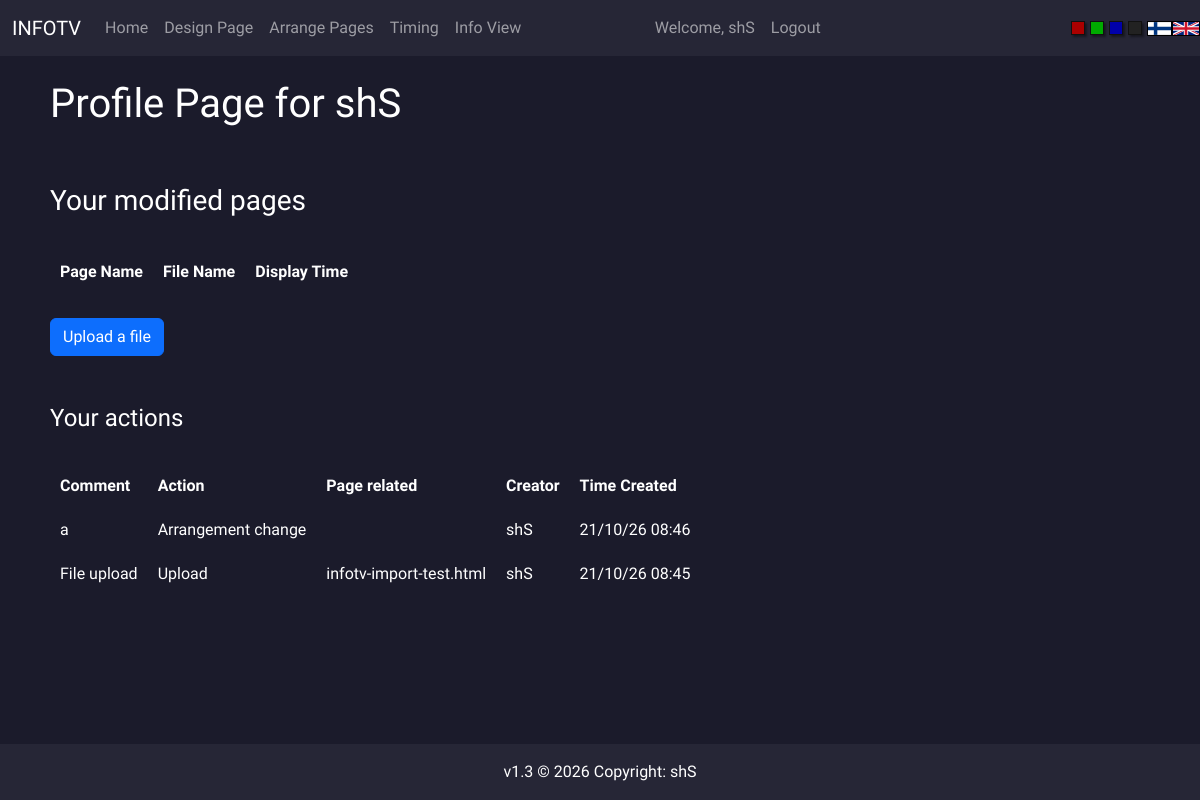
The app's page /profile (signed in), older data.
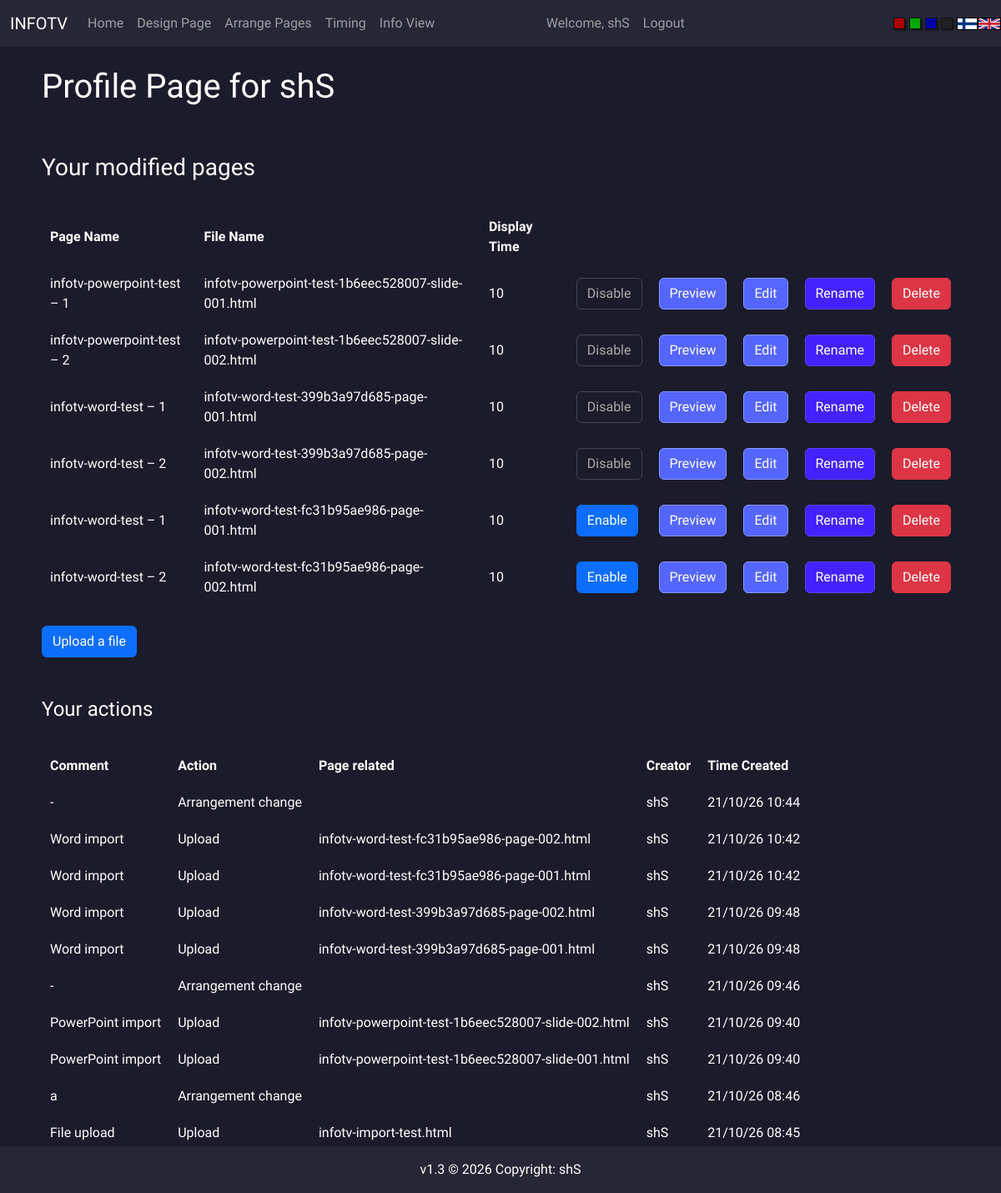
The same page, newer data.
### FlaskTV/models.py (models this page shows, shortened)
class User(db.Model, UserMixin):
    id = db.Column(db.Integer(), primary_key=True)
    username = db.Column(db.String(length=30), nullable=False, unique=True)
    email_address = db.Column(db.String(length=50), nullable=False, unique=True)
    password_hash = db.Column(db.String(length=60), nullable=False)
    modified_pages = db.relationship('Page', backref='owned_user', lazy=True)
    @property
    def password(self):
        return self.password

class Comment(db.Model):
    id = db.Column(db.Integer(), primary_key=True)
    owner = db.Column(db.Integer(), db.ForeignKey('user.id'), nullable=False)
    comment = db.Column(db.String(length=255), nullable=False)
    action = db.Column(db.String(length=255), nullable=False)
    pagefile_related = db.Column(db.String(length=255), nullable=True)
    time_created = db.Column(db.DateTime(timezone=True), server_default=func.now())
    @property
    def creator(self):
        return User.query.filter_by(id=self.owner).first()

class Page(db.Model):
    id = db.Column(db.Integer(), primary_key=True)
    name = db.Column(db.String(length=255), nullable=False)
    file = db.Column(db.String(length=255), nullable=False)
    time = db.Column(db.Integer(), nullable=False)
    owner = db.Column(db.Integer(), db.ForeignKey('user.id'), nullable=False)
    enabled = db.Column(db.Boolean(), nullable=False)

### FlaskTV/routes.py (the view, shortened to what this page needs)
@app.route('/profile', methods=['GET', 'POST'])
@login_required
def profile_page():
    get_lang_prefix()
    removeform = langs.FORMS[langs.PREFIX]['removeform']()
    pages = Page.query.all()
    if current_user.username == 'admin':
        comments = Comment.query.all()
    else:
        comments = Comment.query.filter_by(owner=current_user.id).all()
    user = User.query.filter_by(username=current_user.username).first()
    all_users = User.query.all()
    return render_template(f'{langs.PREFIX}/profile.html', users=all_users, user=user, removeform=removeform,
                           comments=comments, pages=pages, actions=langs.ACTIONS[langs.PREFIX])

### FlaskTV/__init__.py (called while the page is built)
def datetimefilter(value, format="%d/%m/%y %H:%M"):
    tz = pytz.timezone('Europe/Helsinki')
    utc = pytz.timezone('UTC')
    value = utc.localize(value, is_dst=None).astimezone(pytz.utc)
    local_dt = value.astimezone(tz)
    return local_dt.strftime(format)

### FlaskTV/models.py (called while the page is built)
@login_manager.user_loader
def load_user(user_id):
    return User.query.get(int(user_id))

### FlaskTV/routes.py (called while the page is built)
def get_lang_prefix():
    lang_prefix = 'en'
    if request.cookies.get('lang') == 'fi':
        lang_prefix = 'fi'
    langs.PREFIX = lang_prefix
    return lang_prefix

### FlaskTV/templates/en/profile.html (shortened to what this page needs)
{% extends 'base.html' %}
{% block content %}
{% if current_user.username == 'admin' %}
<h1>Admin pages</h1>
{% else %}
<h1>Profile Page for {{ current_user.username }}</h1>
{% endif %}
<br /><br />
<form method="POST">
{% if current_user.username == 'admin' %}
<h3>All pages</h3>
<br />
<table>
    <tr class="fw-bold">
        <td>Page Name</td>
        <td>File Name</td>
        <td>Display Time</td>
        <td>Creator</td>
    </tr>
{% for page in pages %}
    <tr>
    <td>{{ page.name }}</td>
    <td>{{ page.file }}</td>
    <td>{{ page.time }}</td>
    <td>{{ page.creator.username }}</td>
    {% if page.enabled %}
    <td><button type="button" id="disable-admin" data-bs-toggle="modal" data-bs-target="#Modal-RemoveConfirm-1" name="disable-{{ page.file }}" class="btn btn-outline-warning">Disable</button></td>
    {% else %}
    <td><button type="button" id="enable-admin" data-bs-toggle="modal" data-bs-target="#Modal-RemoveConfirm-1" name="enable-{{ page.file }}" class="btn btn-primary">Enable</button></td>
    {% endif %}
    <td><a href="{{ url_for('preview_page') }}?page={{ page.file }}" class="btn btn-info">Preview</a></td>
    <td><button type="button" id="edit-admin" data-bs-toggle="modal" data-bs-target="#Modal-RemoveConfirm-1" name="edit-{{ page.file }}" class="btn btn-info">Edit</button></td>
    <td><button type="button" id="rename-admin" data-bs-toggle="modal" data-bs-target="#Modal-RemoveConfirm-1" name="rename-{{ page.file }}" class="btn btn-success">Rename</button></td>
    <td><button type="button" id="delete-admin" data-bs-toggle="modal" data-bs-target="#Modal-RemoveConfirm-1" name="delete-{{ page.file }}" class="btn btn-danger">Delete</button></td>
    </tr>
{% endfor %}
</table>
{% else %}
<h3>Your modified pages</h3>
<br />
<table>
    <tr class="fw-bold">
        <td>Page Name</td>
        <td>File Name</td>
        <td>Display Time</td>
    </tr>
{% for page in user.modified_pages %}
    <tr>
    <td>{{ page.name }}</td>
    <td>{{ page.file }}</td>
    <td>{{ page.time }}</td>
    {% if page.enabled %}
    <td><button type="button" id="disable" data-bs-toggle="modal" data-bs-target="#Modal-RemoveConfirm-1" name="disable-{{ page.file }}" class="btn btn-outline-warning">Disable</button></td>
    {% else %}
    <td><button type="button" id="enable" data-bs-toggle="modal" data-bs-target="#Modal-RemoveConfirm-1" name="enable-{{ page.file }}" class="btn btn-primary">Enable</button></td>
    {% endif %}
    <td><a href="{{ url_for('preview_page') }}?page={{ page.file }}" class="btn btn-info">Preview</a></td>
    <td><button type="button" id="edit" data-bs-toggle="modal" data-bs-target="#Modal-RemoveConfirm-1" name="edit-{{ page.file }}" class="btn btn-info">Edit</button></td>
    <td><button type="button" id="rename" data-bs-toggle="modal" data-bs-target="#Modal-RemoveConfirm-1" name="rename-{{ page.file }}" class="btn btn-success">Rename</button></td>
    <td><button type="button" id="delete" data-bs-toggle="modal" data-bs-target="#Modal-RemoveConfirm-1" name="delete-{{ page.file }}" class="btn btn-danger">Delete</button></td>
    </tr>
{% endfor %}
</table>
{% endif %}
<br />
<a href="{{ url_for('upload_page') }}" class="btn btn-primary">Upload a file</a>
<br /><br /><br />
<h4>Your actions</h4>
<br />
<table>
    <tr class="fw-bold">
        <td>Comment</td>
        <td>Action</td>
        <td>Page related</td>
        <td>Creator</td>
        <td>Time Created</td>
    </tr>
    {% for comment in comments|reverse %}
    <tr>
        <td>{{ comment.comment }}</td>
        <td>{{ comment.action }}</td>
        <td>{{ comment.pagefile_related }}</td>
        <td>{{ comment.creator.username }} </td>
        <td>{{ comment.time_created | datetimefilter }}</td>
    </tr>
    {% endfor %}
</table>
</form>
{% endblock %}

### FlaskTV/templates/base.html (shortened to what this page needs)
<!DOCTYPE html>
<html lang="en">
<head>
    <link href="https://cdn.jsdelivr.net/npm/bootstrap@5.3.1/dist/css/bootstrap.min.css" rel="stylesheet">
    <link href="/static/base.css" rel="stylesheet" type="text/css">
    {% if request.cookies.get("theme") %}
    <link href="/static/{{ request.cookies.get('theme') }}.css" rel="stylesheet" type="text/css">
    {% else %}
    <link href="/static/blue.css" rel="stylesheet" type="text/css">
    {% endif %}
</head>
<body>
    {% if request.cookies.get("lang") %}
        {% if request.cookies.get("lang") == "en" %}
            {% include "en/nav.html" %}
        {% endif %}
        {% if request.cookies.get("lang") == "fi" %}
            {% include "fi/nav.html" %}
        {% endif %}
    {% else %}
        {% include "en/nav.html" %}
    {% endif %}
    <br />
    <div id="main">
    {% block content %}
    {% endblock %}
  </div>
  <footer class="footer-bs text-center">
      <div class="text-center p-3">
          v1.3 © 2026 Copyright: shS
      </div>
</footer>
</body>
</html>

### FlaskTV/templates/en/nav.html (shortened to what this page needs)
{% if request.cookies.get("theme") == "white" %}
<nav class="navbar navbar-expand-md navbar-light s-accent">
{% else %}
<nav class="navbar navbar-expand-md navbar-dark s-accent">
{% endif %}
      <div class="container-fluid">
      <a class="navbar-brand" href="#">INFOTV</a>
      <div class="navbar-collapse multi-collapse collapse w-100" id="navbarNav">
        <ul class="navbar-nav mr-auto">
            <li class="nav-item active">
                <a class="nav-link" href="{{ url_for('home_page') }}">Home</a>
            </li>
            <li class="nav-item">
                <a class="nav-link" href="{{ url_for('design_page') }}">Design Page</a>
            </li>
            <li class="nav-item">
                <a class="nav-link" href="{{ url_for('arrange_page') }}">Arrange Pages</a>
            </li>
            <li class="nav-item">
                <a class="nav-link" href="{{ url_for('timing_page') }}">Timing</a>
            </li>
            <li class="nav-item">
                <a class="nav-link" href="{{ url_for('view_page') }}">Info View</a>
            </li>
        </ul>
        </div>
        {% if current_user.is_authenticated %}
        <div class="w-75 navbar-collapse multi-collapse collapse" id="navbarCred">
        <ul class="navbar-nav ml-auto">
            <li class="nav-item">
                <a class="nav-link" href="{{ url_for('profile_page') }}">Welcome, {{ current_user.username }}</a>
            </li>
            <li class="nav-item">
                <a class="nav-link" href="{{ url_for('logout_page') }}">Logout</a>
            </li>
        </ul>
      </div>
        {% endif %}
    </div>
    <div class="s-row">
        <a href="/set/red"><div class="s-square s-red"></div></a>
        <a href="/set/green"><div class="s-square s-green"></div></a>
        <a href="/set/blue"><div class="s-square s-blue"></div></a>
        <a href="/set/black"><div class="s-square s-black"></div></a>
        <a href="/lang/fi">
        <div class="f-fin-box">
            <div class="f-fin"></div>
        </div></a>
        <a href="/lang/en">
        <div class="f-en-box">
            <div class="f-en"></div>
        </div></a>
    </div>
    </nav>

### FlaskTV/static/base.css (style rules this page uses)
body { font-family: 'Raleway', sans-serif; font-size: 1.0em; }
.s-row { display: flex; justify-items: flex-start; }
.s-square { height: 14px; width: 14px; border: 1px solid #111; box-shadow: 2px 2px 2px 0px rgba(0, 0, 0, 0.4); margin-right: 5px; }
.s-red { background-color: #a00; }
.s-green { background-color: #0a0; }
.s-blue { background-color: #00a; }
.s-black { background-color: #222; }
.f-fin { width: 100%; height: 100%; background-size: contain; }
.f-en { width: 100%; height: 100%; background-size: contain; }
.f-fin-box { width: 25px; height:15px; border: 1px solid #000; }
.f-en-box { width: 28px; height:15px; border: 1px solid #000; }
th, td { padding: 10px; }
#main { margin-left: 50px; margin-right: 50px; margin-bottom: 50px; }

### FlaskTV/static/blue.css (style rules this page uses)
body { background-color: #1b1b2b; color: #fff; position: relative; }
.s-accent { color: #fff; background-color: #262636; }
.footer-bs { background-color: #262636; position: fixed; width: 100%; min-height: 30px; z-index: 1; bottom: 0; left: 0; }
.btn-outline-warning { color: #aaa; border-color: #445 !important; }
.btn-info { background-color: #56f !important; color: #fff; border-color: #89f !important; }
.btn-success { background-color: #42f !important; color: #fff; border-color: #54f !important; }

Row changes from the older to the newer data that the page shows:
now on this page (row edited): Page: name "infotv-powerpoint-test – 1", file "infotv-powerpoint-test-1b6eec528007-slide-001.html", time "10"
now on this page (row edited): Page: name "infotv-powerpoint-test – 2", file "infotv-powerpoint-test-1b6eec528007-slide-002.html", time "10"
now on this page (row edited): Page: name "infotv-word-test – 1", file "infotv-word-test-399b3a97d685-page-001.html", time "10"
now on this page (row edited): Page: name "infotv-word-test – 2", file "infotv-word-test-399b3a97d685-page-002.html", time "10"
added Page: name "infotv-word-test – 1", file "infotv-word-test-fc31b95ae986-page-001.html", time "10"
added Page: name "infotv-word-test – 2", file "infotv-word-test-fc31b95ae986-page-002.html", time "10"
added Comment: comment "-", action "Arrangement change", creator.username "shS", time_created "21/10/26 10:44"
added Comment: comment "Word import", action "Upload", pagefile_related "infotv-word-test-fc31b95ae986-page-002.html", creator.username "shS", time_created "21/10/26 10:42"
added Comment: comment "Word import", action "Upload", pagefile_related "infotv-word-test-fc31b95ae986-page-001.html", creator.username "shS", time_created "21/10/26 10:42"
added Comment: comment "Word import", action "Upload", pagefile_related "infotv-word-test-399b3a97d685-page-002.html", creator.username "shS", time_created "21/10/26 09:48"
added Comment: comment "Word import", action "Upload", pagefile_related "infotv-word-test-399b3a97d685-page-001.html", creator.username "shS", time_created "21/10/26 09:48"
added Comment: comment "-", action "Arrangement change", creator.username "shS", time_created "21/10/26 09:46"
added Comment: comment "PowerPoint import", action "Upload", pagefile_related "infotv-powerpoint-test-1b6eec528007-slide-002.html", creator.username "shS", time_created "21/10/26 09:40"
added Comment: comment "PowerPoint import", action "Upload", pagefile_related "infotv-powerpoint-test-1b6eec528007-slide-001.html", creator.username "shS", time_created "21/10/26 09:40"
